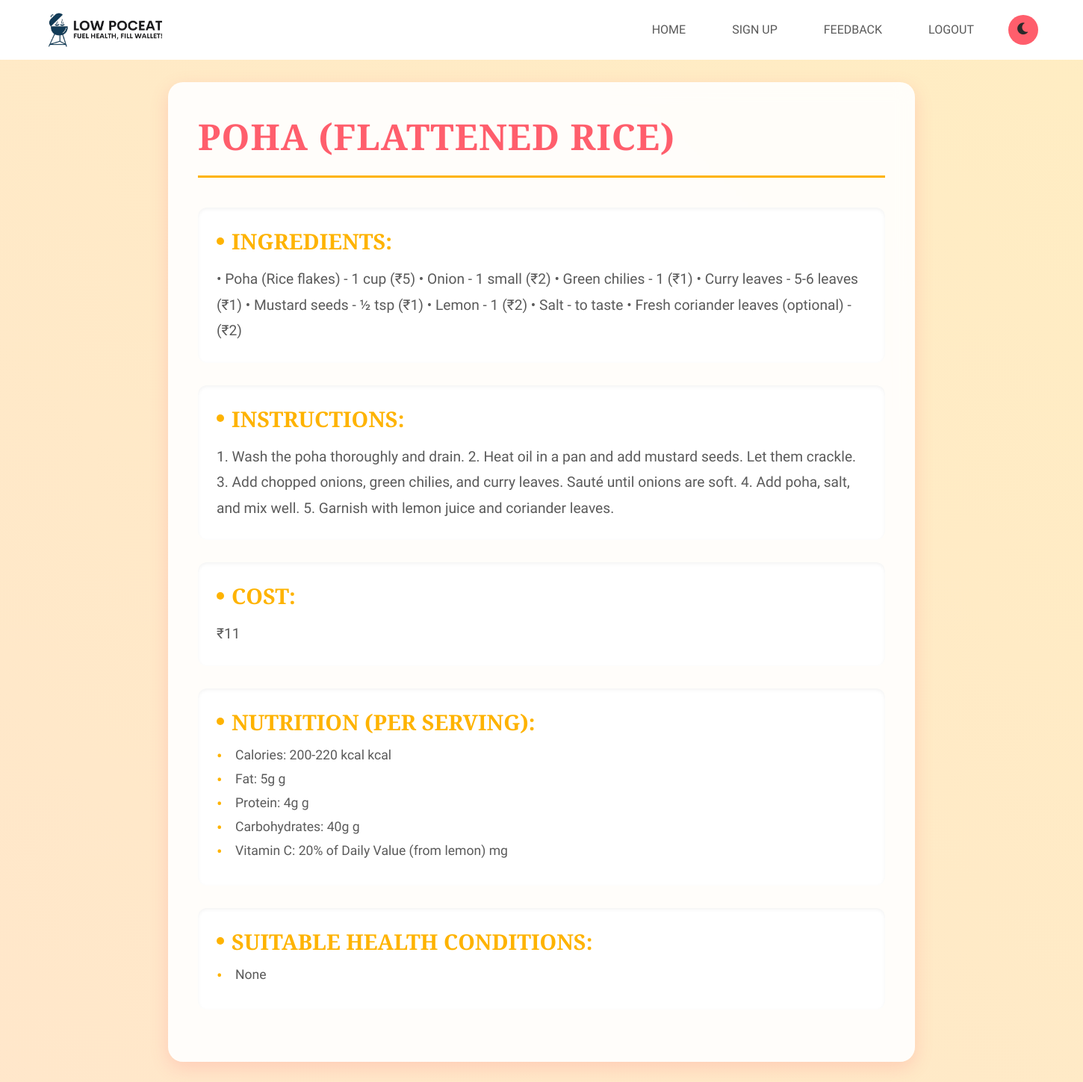
Screenshot of /recipe_detail/1/ (signed in) with the database file from the repository.
### demo/models.py (models this page shows, shortened)
class Meal(models.Model):
    DIET_CHOICES = [
        ('Vegan', 'Vegan'),
        ('Vegetarian', 'Vegetarian'),
        ('Non-Vegetarian', 'Non-Vegetarian'),
    ]
    MEAL_TYPES = [
        ('Breakfast', 'Breakfast'),
        ('Lunch', 'Lunch'),
        ('Dinner', 'Dinner'),
    ]
    name = models.CharField(max_length=100, unique=True)
    meal_type = models.CharField(max_length=20, choices=MEAL_TYPES)
    diet_suitability = models.CharField(max_length=20, choices=DIET_CHOICES)
    health_condition_suitability = models.ManyToManyField(HealthConditions, blank=True)  # Health conditions for which the meal is suitable
    ingredients = models.TextField()  # Ingredients as a simple text field
    instructions = models.TextField()  # Recipe instructions
    total_cost =models.IntegerField()  # Total cost of the meal
    calories = models.TextField()  # Calories per serving
    fat =  models.TextField()# Fat per serving
    protein =  models.TextField()# Protein per serving
    carbohydrates =  models.TextField() # Carbohydrates per serving
    vitamin_c = models.TextField()  # Vitamin C per serving

class HealthConditions(models.Model):
    name = models.CharField(max_length=100, unique=True)

### demo/views.py (the view)
# urls.py: path('recipe_detail/<int:recipe_id>/', views.recipe_detail_view, name='recipe_detail'),
@login_required
def recipe_detail_view(request, recipe_id):
    recipe = get_object_or_404(Meal, id=recipe_id)
    associated_health_conditions = recipe.health_condition_suitability.all()
    return render(request, 'demo/recipe_detail.html', {
        'recipe': recipe,
        'associated_health_conditions': associated_health_conditions
    })

### demo/templates/demo/recipe_detail.html (shortened to what this page needs)
{% load static %}
<!DOCTYPE html>
<html lang="en">
<head>
    <link rel="stylesheet" href="https://cdnjs.cloudflare.com/ajax/libs/font-awesome/6.0.0/css/all.min.css">
</head>
<body>
    <nav class="navbar">
        <img src="{% static 'demo/images/loogo.png' %}" alt="Logo" class="logo">
        <div class="nav-links">
            <a href="{% url 'home' %}">Home</a>
            <a href="{% url 'signup' %}">Sign Up</a>
            <a href="{% url 'feedback_page' %}">Feedback</a>
            {% if user.is_authenticated %}
                <a href="{% url 'logout' %}">Logout</a>
            {% else %}
                <a href="{% url 'login' %}">Login</a>
            {% endif %}
            <button class="dark-mode-toggle" aria-label="Toggle Dark Mode">
            </button>
        </div>
    </nav>
    <div class="container">
        <div class="header">
            <h1>{{ recipe.name }}</h1>
        </div>
        <div class="recipe-details">
            <h2>Ingredients:</h2>
            <p>{{ recipe.ingredients }}</p>
        </div>
        <div class="recipe-details">
            <h2>Instructions:</h2>
            <p>{{ recipe.instructions }}</p>
        </div>
        <div class="recipe-details">
            <h2>Cost:</h2>
            <p>₹{{ recipe.total_cost }}</p>
        </div>
        <div class="recipe-details">
            <h2>Nutrition (per serving):</h2>
            <ul>
                <li>Calories: {{ recipe.calories }} kcal</li>
                <li>Fat: {{ recipe.fat }} g</li>
                <li>Protein: {{ recipe.protein }} g</li>
                <li>Carbohydrates: {{ recipe.carbohydrates }} g</li>
                <li>Vitamin C: {{ recipe.vitamin_c }} mg</li>
            </ul>
        </div>
        <div class="recipe-details">
            <h2>Suitable Health Conditions:</h2>
            <ul>
                {% for condition in associated_health_conditions %}
                    <li>{{ condition.name }}</li>
                {% endfor %}
            </ul>
        </div>
    </div>
</body>
</html>

### demo/templates/demo/recipe_detail.html (style rules this page uses)
:root { --primary-color: #FF5E6C; --secondary-color: #FFAAAB; --accent-color: #FEB300; --background-dark: #FFF5D7; --background-light: #FFFFFF; --text-dark: #2A2A2A; --text-light: #5A5A5A; --navbar-background: #FFFFFF; --gradient-soft: linear-gradient(135deg, #FF5E6C 0%, #FEB300 100%); --shadow-glow: 0 8px 25px rgba(255, 94, 108, 0.2); --border-radius: 20px; --navbar-height: 80px; }
* { margin: 0; padding: 0; box-sizing: border-box; transition: all 0.5s ease; }
body { font-family: 'Gothic A1', sans-serif; background: var(--background-dark); min-height: 100vh; display: flex; flex-direction: column; position: relative; overflow-x: hidden; }
body::before { content: ''; position: absolute; top: -20%; left: -20%; width: 140%; height: 140%; background: linear-gradient(45deg, rgba(255, 94, 108, 0.1), rgba(254, 179, 0, 0.1)); animation: shift 20s infinite ease-in-out; z-index: -1; }
.navbar { position: fixed; top: 0; width: 100%; padding: 20px 60px; background: var(--navbar-background); backdrop-filter: blur(12px); display: flex; justify-content: space-between; align-items: center; z-index: 1000; border-bottom: 1px solid rgba(255, 255, 255, 0.2); height: var(--navbar-height); }
.navbar .logo { width: 160px; background: transparent; transition: transform 0.3s ease; }
.nav-links { display: flex; gap: 30px; align-items: center; }
.nav-links a { font-size: 1rem; text-decoration: none; color: var(--text-light); font-weight: 500; text-transform: uppercase; padding: 8px 16px; border-radius: 10px; position: relative; }
.nav-links a::after { content: ''; position: absolute; width: 0; height: 2px; bottom: 0; left: 50%; background: var(--accent-color); transition: all 0.3s ease; transform: translateX(-50%); }
.dark-mode-toggle { width: 40px; height: 40px; background: var(--primary-color); border: none; border-radius: 50%; color: var(--text-dark); font-size: 18px; cursor: pointer; }
.container { width: 90%; max-width: 1000px; margin: calc(var(--navbar-height) + 30px) auto 40px; padding: 40px; background: rgba(255, 255, 255, 0.9); border-radius: var(--border-radius); box-shadow: var(--shadow-glow); backdrop-filter: blur(12px); position: relative; z-index: 1; animation: fadeInUp 0.8s ease-out; }
.header { display: flex; justify-content: space-between; align-items: center; margin-bottom: 40px; padding-bottom: 20px; border-bottom: 3px solid var(--accent-color); flex-wrap: wrap; gap: 20px; }
.header h1 { font-family: 'Playfair Display', serif; font-size: clamp(2rem, 6vw, 3rem); font-weight: 700; color: var(--primary-color); text-transform: uppercase; letter-spacing: 1px; animation: fadeIn 1s ease-out; }
.recipe-details { margin-bottom: 30px; padding: 25px; background: var(--background-light); border-radius: 12px; box-shadow: inset 0 2px 5px rgba(0, 0, 0, 0.05); position: relative; overflow: hidden; animation: cardFadeIn 0.5s ease-out; }
.recipe-details h2 { font-family: 'Playfair Display', serif; font-size: clamp(1.5rem, 4vw, 1.8rem); font-weight: 600; color: var(--accent-color); margin-bottom: 15px; text-transform: uppercase; position: relative; padding-left: 20px; }
.recipe-details h2::before { content: ''; position: absolute; left: 0; top: 50%; transform: translateY(-50%); width: 10px; height: 10px; background: var(--accent-color); border-radius: 50%; }
.recipe-details p { font-size: clamp(1rem, 3vw, 1.2rem); color: var(--text-light); line-height: 1.8; font-family: 'Gothic A1', sans-serif; }
.recipe-details ul { list-style-type: none; padding: 0; }
.recipe-details li { font-size: clamp(1rem, 3vw, 1.1rem); color: var(--text-light); margin-bottom: 12px; position: relative; padding-left: 25px; font-family: 'Gothic A1', sans-serif; transition: color 0.3s ease; }
.recipe-details li::before { content: '•'; color: var(--accent-color); position: absolute; left: 0; font-size: 1.4rem; line-height: 1; }

### rows the page displays
Meal: name "POHA (FLATTENED RICE)", ingredients "• Poha (Rice flakes) - 1 cup (₹5) • Onion - 1 small (₹2) • Green chilies - 1 (₹1) • Curry leaves - 5-6 leaves (₹1) • Mustard seeds - ½ tsp (₹1) • Lemon - 1 (₹2) • Salt - to taste • Fresh coriander leaves (optional) - (₹2)", instructions "1. Wash the poha thoroughly and drain. 2. Heat oil in a pan and add mustard seeds. Let them crackle. 3. Add chopped onions, green chilies, and curry leaves. Sauté until onions are soft. 4. Add poha, salt, and mix well. 5. Garnish with lemon juice and coriander leaves.", total_cost "11", calories "200-220 kcal", fat "5g", protein "4g", carbohydrates "40g", vitamin_c "20% of Daily Value (from lemon)"
HealthConditions: name "None"
